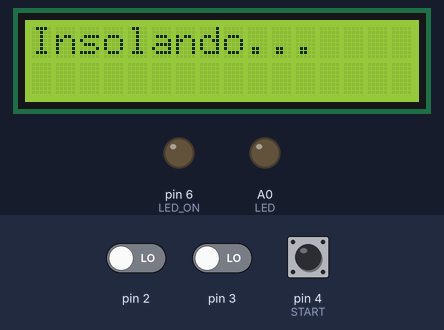
A sketch run on a simulated Arduino Uno, built with avr-gcc and run on an emulated ATmega328P. Shown: 16×2 character LCD, output pins drawn as LEDs (lit = HIGH). The test bench sets the inputs (shaded band); at power-on: pin 3 LOW, pin 4 (START) HIGH, pin 2 LOW. What the sketch prints to the serial monitor is not drawn.

Above: at 1.2 s.
1.3 s: pin 3 driven HIGH
At 1.8 s:
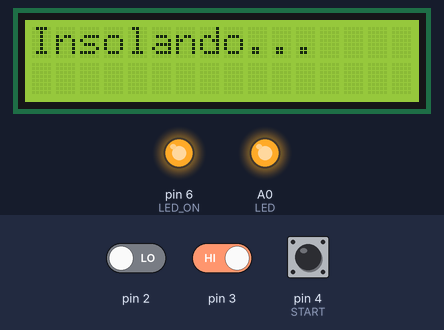
4.3 s: pin 4 (START) pulled LOW for 0.15 s
At 4.54 s:
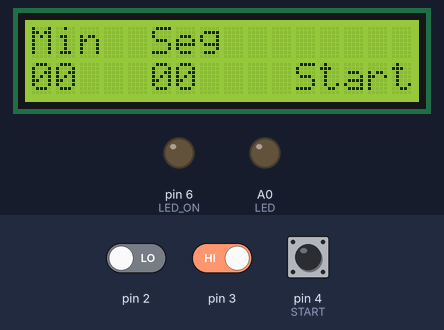
7.4 s: pin 4 (START) pulled LOW for 0.15 s
10.5 s: pin 4 (START) pulled LOW for 3.2 s
16.7 s: pin 4 (START) pulled LOW for 0.15 s
19.8 s: pin 4 (START) pulled LOW for 0.15 s
Timing chart, 0 to 22.8 s (numbered marks = the images above; inputs shaded):
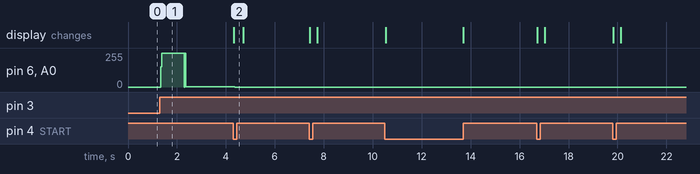

The sketch:

temporizador.ino
```cpp
#include <LiquidCrystal.h>

LiquidCrystal lcd(7, 8, 9, 10, 11 , 12);

//--------------------------------------
//Variables
volatile unsigned long contador_minutos = 0;
volatile int escribir_minutos = 0;
long T0_minutos = 0;

volatile unsigned long contador_segundos = 0;
volatile int escribir_segundos = 0;
long T0_segundos = 0;

unsigned long auxiliar = 0;

unsigned long tiempo = 0;

//--------------------------------------
// CONSTANTES
const int LED = A0;
const int LED_ON = 6;
const int START = 4;

//--------------------------------------
//Funciones
void inicializacion (void){

  contador_minutos = 0;
  escribir_minutos = 0;
  T0_minutos = 0;

  contador_segundos = 0;
  escribir_segundos = 0;
  T0_segundos = 0;

  auxiliar = 0;
  tiempo = 0;

lcd.clear();

lcd.setCursor(0,0);
 lcd.write("Min");

 //MINUTOS
 lcd.setCursor(0,0);
 lcd.write("Min");
 //Decenas
 escribirMinutosDecenas(0);
 //Unidades
 escribirMinutosUnidades(1);

 //SEGUNDOS
 lcd.setCursor(5,0);
 lcd.write("Seg");
  //Decenas
 escribirSegundosDecenas(2);
 //Unidades
 escribirSegundosUnidades(3);

 //START
 lcd.setCursor(11,1);
 lcd.write("Start");
}


void escribirMinutosDecenas (int valor){
 lcd.setCursor(0,1);
 lcd.write(((char)valor+48));
}
void escribirMinutosUnidades (int valor){
 lcd.setCursor(1,1);
 lcd.write(((char)valor+48));
}
void escribirSegundosDecenas (int valor){
 lcd.setCursor(5,1);
 lcd.write(((char)valor+48));
}
void escribirSegundosUnidades (int valor){
 lcd.setCursor(6,1);
 lcd.write(((char)valor+48));
}

//RAIs

void actualizarminuotsLCD (void) {

 if ( millis() > T0_minutos  + 250) // Forma de evitar rebotes en interrupciones. millis se congela dentro de una
                            //  interr porque depende de timers e interr, pero el valor que tenia puede ser leido
                            // Rebote => entra de nuevo en la interrupcion antes de los 250 ms de margen dado => no hace nada
   {   if (contador_minutos < 99){
          contador_minutos ++;}
      else{contador_minutos = 0;}
          escribir_minutos = 1;

       T0_minutos = millis();
   }

}

void actualizarsegundosLCD (void) {

 if ( millis() > T0_segundos  + 250) // Forma de evitar rebotes en interrupciones. millis se congela dentro de una
                            //  interr porque depende de timers e interr, pero el valor que tenia puede ser leido
                            // Rebote => entra de nuevo en la interrupcion antes de los 250 ms de margen dado => no hace nada
   {   if (contador_segundos < 59){
          contador_segundos ++;}
      else{contador_segundos = 0;}
          escribir_segundos = 1;

       T0_segundos = millis();
   }

}
//--------------------------------------

void setup() {

  //PINES
 //*************************************

  pinMode (LED, OUTPUT);
  pinMode (LED_ON, OUTPUT);
  pinMode (START, INPUT);
  digitalWrite(LED,LOW);

 //PANTALLA LED
 //*************************************

 lcd.begin(16, 2);


 //INTERRUPCIONES
 //*************************************
 attachInterrupt( 0, actualizarminuotsLCD, RISING); //  Tmabien configura el pin D2
 attachInterrupt( 1, actualizarsegundosLCD, RISING); //  Tmabien configura el pin D3

  //PUERTO SERIE
 //*************************************
 Serial.begin(9600);
}

//--------------------------------------
//Programa Principal
//--------------------------------------

void loop() {

 inicializacion();

 while (digitalRead(START)==LOW){

         if (escribir_minutos = 1){

           auxiliar = contador_minutos / 10;
           escribirMinutosDecenas(auxiliar);

           auxiliar = contador_minutos % 10;
           escribirMinutosUnidades(auxiliar);

           escribir_minutos = 0;

         }

          if (escribir_segundos = 1){

           auxiliar = contador_segundos / 10;
           escribirSegundosDecenas(auxiliar);

           auxiliar = contador_segundos % 10;
           escribirSegundosUnidades(auxiliar);

           escribir_segundos = 0;}
 }

 Serial.println(contador_minutos);
 Serial.println(contador_segundos);

 lcd.clear();
 lcd.write("Insolando...");

 digitalWrite(LED,HIGH);
 digitalWrite(LED_ON,HIGH);

 tiempo = (contador_minutos * 60 + contador_segundos) * 1000;

 Serial.println(tiempo);

 delay(tiempo);

 digitalWrite(LED,LOW);
 digitalWrite(LED_ON,LOW);

}
```

Measured:
- after the input at 1.3 s, pin 6 (LED_ON), A0 (LED): 0/255 → 255/255 at once, → 3/255 0.98 s later
- after the input at 4.3 s, pin 6 (LED_ON), A0 (LED): 3/255 → 0/255 after 0.07 s; the display: changes at once (image 2)
